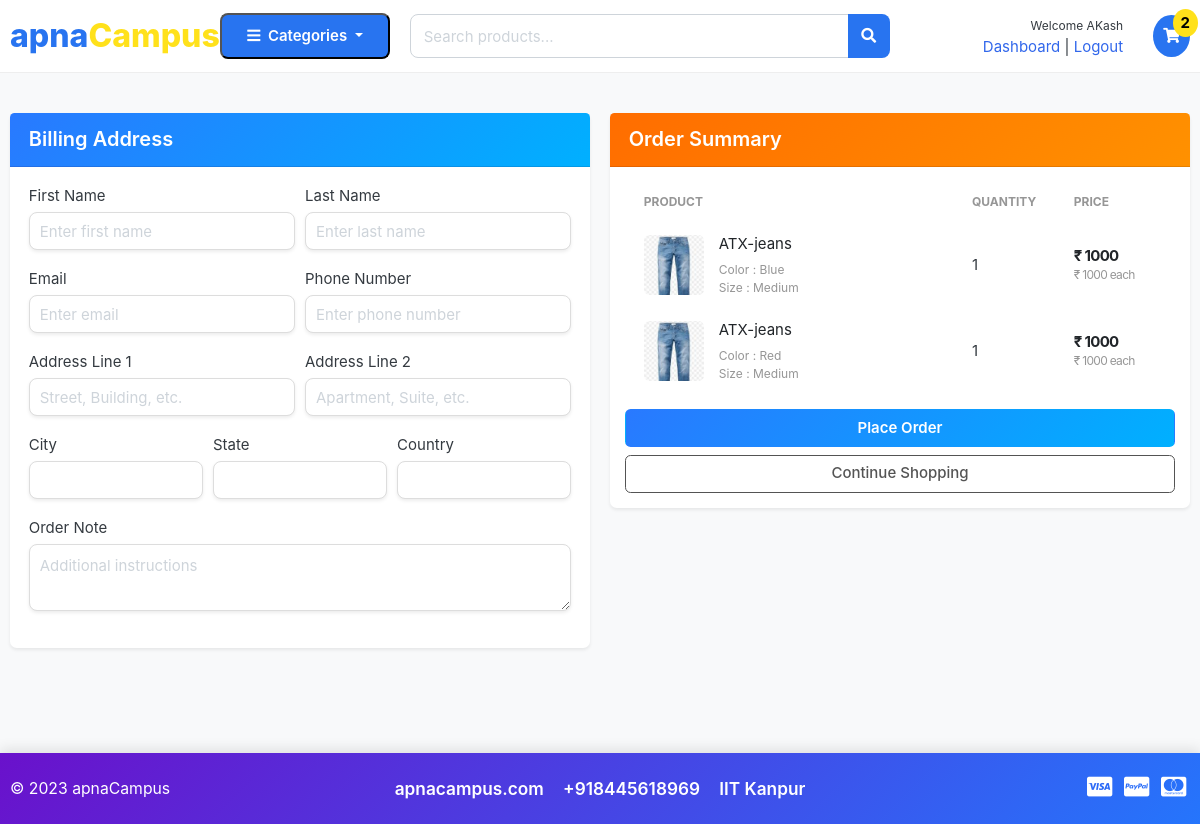
/cart/checkout/ (signed in), run on the app's committed database.
### accounts/models.py (models this page shows, shortened)
class Account(AbstractBaseUser):
    first_name  = models.CharField(max_length =50)
    last_name   = models.CharField(max_length =50)
    username    = models.CharField(max_length =50, unique =True)
    email       = models.EmailField(max_length=100,unique = True)
    phone_number = models.CharField(max_length =50)
    date_joined = models.DateTimeField(auto_now_add =True)
    last_login = models.DateTimeField(auto_now_add = True)
    is_admin = models.BooleanField(default = False)
    is_staff = models.BooleanField(default = False)
    is_active = models.BooleanField(default = False)
    is_superadmin = models.BooleanField(default = False)
    USERNAME_FIELD = 'email'
    REQUIRED_FIELDS =['username','first_name','last_name']
    objects = MyAccountManager()

### carts/models.py (models this page shows, shortened)
class CartItem(models.Model):
    user=models.ForeignKey(Account, on_delete=models.CASCADE, null=True)
    product = models.ForeignKey(Product, on_delete=models.CASCADE)
    variations=models.ManyToManyField(Variation, blank= True)
    cart = models.ForeignKey(Cart, on_delete=models.CASCADE, null=True)
    quantity = models.IntegerField()
    is_active = models.BooleanField(default = True)
    def sub_total(self):
        return self.product.price * self.quantity

### store/models.py (models this page shows, shortened)
class Product(models.Model):
    product_name   = models.CharField(max_length =200, unique =True)
    slug           = models.SlugField(max_length=200,unique = True)
    description    = models.TextField(max_length = 500, blank = True)
    price          = models.IntegerField()
    images         = models.ImageField(upload_to='photos/products')
    stock          = models.IntegerField()
    is_available   = models.BooleanField(default = True)
    category       = models.ForeignKey(Category, on_delete=models.CASCADE)
    created_date   = models.DateTimeField(auto_now_add = True)
    modified_date  = models.DateTimeField(auto_now =True)
    def get_url(self):
        return reverse('product_detail',args =[self.category.slug, self.slug ])

class Variation(models.Model):
    product = models.ForeignKey(Product, on_delete=models.CASCADE)
    variation_category = models.CharField(max_length = 100, choices = variation_category_choice)
    variation_value = models.CharField(max_length =100)
    is_active = models.BooleanField(default = True)
    created_date = models.DateTimeField(auto_now=True)
    objects = VariationManager()

### carts/views.py (the view)
# urls.py: path('checkout/', views.checkout, name ='checkout'),
@login_required(login_url ='login')
def checkout(request,total= 0, quantity=0, cart_item=None):
    try:
        tax = 0
        grand_total = 0
        cart_items = []
        if request.user.is_authenticated:
            cart_items = CartItem.objects.filter(user=request.user, is_active = True)
        else:
            cart_items = []
            cart = Cart.objects.get(cart_id = _cart_id(request))
        for cart_item in cart_items:
            total += (cart_item.product.price * cart_item.quantity)
            quantity += cart_item.quantity
        tax = (2 * total) / 100
        grand_total = total + tax
    except ObjectDoesNotExist:
        pass # just ignore
    context = {
        'total' : total,
        'quantity' : quantity,
        'cart_items' : cart_items,
        'tax' : tax,
        'grand_total':grand_total,
    }
    return render(request, 'store/checkout.html', context)

### carts/context_processors.py (called while the page is built)
def counter(request):
    cart_count = 0
    if 'admin' in request.path:
        return {}
    else:
        try:
            cart = Cart.objects.filter(cart_id =_cart_id(request))
            if request.user.is_authenticated:
                cart_items = CartItem.objects.all().filter(user=request.user)
            else:
                cart_items = CartItem.objects.all().filter(cart=cart[:1])
            for cart_item in cart_items:
                cart_count += cart_item.quantity
        except Cart.DoesNotExist:
            cart_count = 0
    return dict(cart_count = cart_count)

### carts/views.py (called while the page is built)
def _cart_id(request):   #private function
    cart = request.session.session_key
    if not cart:
        cart = request.session.create()
    return cart

### category/context_processors.py (called while the page is built)
def menu_links(request):
    links = Category.objects.all()
    return dict(links=links)

### category/models.py (called while the page is built)
    def get_url(self):
             return reverse('product_by_category', args =[self.slug])

### templates/store/checkout.html (shortened to what this page needs)
{% extends 'base.html' %}
{% load static %}
{% block content %}
<section class="section-content padding-y bg" style="min-height: 85vh;">
<div class="container">
<div class="row">
    <aside class="col-lg-6 mb-4">
        <div class="card shadow-sm border-0 rounded-lg">
            <div class="card-header text-white" style="background: linear-gradient(135deg, #2979ff, #00b0ff); font-size: 20px; font-weight: 600;">
                Billing Address
            </div>
            <div class="card-body">
                <form action="{% url 'place_order' %}" method="POST">
                    <div class="form-row">
                        <div class="col form-group">
                            <label>First Name</label>
                            <input type="text" name="first_name" class="form-control shadow-sm" placeholder="Enter first name" required>
                        </div>
                        <div class="col form-group">
                            <label>Last Name</label>
                            <input type="text" name="last_name" class="form-control shadow-sm" placeholder="Enter last name" required>
                        </div>
                    </div>
                    <div class="form-row">
                        <div class="col form-group">
                            <label>Email</label>
                            <input type="email" name="email" class="form-control shadow-sm" placeholder="Enter email" required>
                        </div>
                        <div class="col form-group">
                            <label>Phone Number</label>
                            <input type="text" name="phone" class="form-control shadow-sm" placeholder="Enter phone number" required>
                        </div>
                    </div>
                    <div class="form-row">
                        <div class="col form-group">
                            <label>Address Line 1</label>
                            <input type="text" name="address_line_1" class="form-control shadow-sm" placeholder="Street, Building, etc." required>
                        </div>
                        <div class="col form-group">
                            <label>Address Line 2</label>
                            <input type="text" name="address_line_2" class="form-control shadow-sm" placeholder="Apartment, Suite, etc.">
                        </div>
                    </div>
                    <div class="form-row">
                        <div class="col form-group">
                            <label>City</label>
                            <input type="text" name="city" class="form-control shadow-sm" required>
                        </div>
                        <div class="col form-group">
                            <label>State</label>
                            <input type="text" name="state" class="form-control shadow-sm" required>
                        </div>
                        <div class="col form-group">
                            <label>Country</label>
                            <input type="text" name="country" class="form-control shadow-sm" required>
                        </div>
                    </div>
                    <div class="form-group">
                        <label>Order Note</label>
                        <textarea name="order_note" rows="2" class="form-control shadow-sm" placeholder="Additional instructions"></textarea>
                    </div>
            </div>
        </div>
    </aside>
    <aside class="col-lg-6 mb-4">
        <div class="card shadow-sm border-0 rounded-lg">
            <div class="card-header text-white" style="background: linear-gradient(135deg, #ff6d00, #ff9100); font-size: 20px; font-weight: 600;">
                Order Summary
            </div>
            <div class="card-body p-3">
                <table class="table table-borderless table-shopping-cart mb-3">
                    <thead class="text-muted small text-uppercase">
                        <tr>
                            <th scope="col">Product</th>
                            <th scope="col" width="100">Quantity</th>
                            <th scope="col" width="120">Price</th>
                        </tr>
                    </thead>
                    <tbody>
                        {% for cart_item in cart_items %}
                        <tr>
                            <td>
                                <figure class="itemside align-items-center">
                                    <div class="aside"><img src="{{ cart_item.product.images.url }}" class="img-sm rounded"></div>
                                    <figcaption class="info">
                                        <a href="{{ cart_item.product.get_url }}" class="title text-dark">{{ cart_item.product.product_name }}</a>
                                        <p class="text-muted small">
                                            {% if cart_item.variations.all %}
                                                {% for item in cart_item.variations.all %}
                                                    {{ item.variation_category | capfirst }} : {{ item.variation_value | capfirst }} <br>
                                                {% endfor %}
                                            {% endif %}
                                        </p>
                                    </figcaption>
                                </figure>
                            </td>
                            <td>{{ cart_item.quantity }}</td>
                            <td>
                                <div class="price-wrap">
                                    <var class="price">₹ {{ cart_item.sub_total }}</var>
                                    <small class="text-muted">₹ {{ cart_item.product.price }} each</small>
                                </div>
                            </td>
                        </tr>
                        {% endfor %}
                    </tbody>
                </table>
                <button type="submit" name="submit" class="btn btn-gradient-primary btn-block mb-2" style="background: linear-gradient(135deg, #2979ff, #00b0ff); color:white; font-weight:600;">Place Order</button>
                <a href="{% url 'store' %}" class="btn btn-outline-secondary btn-block">Continue Shopping</a>
            </div>
        </div>
    </aside>
</div>
</div>
</section>
{% endblock %}

### templates/includes/navbar.html (shortened to what this page needs)
{% load static %}
<header class="section-header">
<section class="header-main">
    <div class="container">
        <div class="row align-items-center">
            <div class="col-lg-2 col-6 d-flex align-items-center logo-col">
                <a href="{% url 'home' %}">
                    <span class="apna-logo">apna<span class="campus-yellow">Campus</span></span>
                </a>
            </div>
            <div class="col-lg-2 col-6 d-flex align-items-center cat-col">
                <div class="dropdown w-100">
                    <button class="category-btn dropdown-toggle w-100" data-toggle="dropdown">
                        <i class="fa fa-bars mr-1"></i> Categories
                    </button>
                </div>
            </div>
            <div class="col-lg-5 col-12 mt-3 mt-lg-0">
                <form action="{% url 'search' %}" method="GET">
                    <div class="input-group">
                        <input type="text" name="keyword" class="form-control search-input" placeholder="Search products...">
                        <div class="input-group-append">
                            <button class="btn search-btn"><i class="fa fa-search"></i></button>
                        </div>
                    </div>
                </form>
            </div>
            <div class="col-lg-3 col-12 mt-3 mt-lg-0">
                <div class="d-flex justify-content-end align-items-center">
                    {% if user.id %}
                        <div class="mr-3 text-right">
                            <small>Welcome {{ user.first_name }}</small><br>
                            <a href="{% url 'dashboard' %}">Dashboard</a> |
                            <a href="{% url 'logout' %}">Logout</a>
                        </div>
                    {% else %}
                        <div class="mr-3 text-right">
                            <small>Welcome Guest!</small><br>
                            <a href="{% url 'login' %}">Sign in</a> |
                            <a href="{% url 'register' %}">Register</a>
                        </div>
                    {% endif %}
                    <a href="{% url 'cart' %}" class="position-relative ml-3">
                        <div class="cart-icon"><i class="fa fa-shopping-cart"></i></div>
                        <span class="cart-badge">{{ cart_count }}</span>
                    </a>
                </div>
            </div>
        </div>
    </div>
</section>
</header>

### static/css/ui.css (style rules this page uses)
html { font-family: "Inter", sans-serif; font-size: 15px; }
.price-wrap { letter-spacing: -0.7px; }
.img-xs, .img-sm, .img-md, .img-lg { -o-object-fit: cover; object-fit: cover; flex-shrink: 0; flex-grow: 0; }
.img-sm { width: 80px; height: 80px; }
.padding-y { padding-top: 40px; padding-bottom: 40px; }
var { font-style: normal; }
figure { margin-bottom: 0; }
article:after, .form-group:after { display: block; clear: both; content: ""; }
.bg { background-color: #f8f9fa; }
p:last-child { margin-bottom: 0; }
.header-main { position: relative; padding-top: 1rem; padding-bottom: 1rem; }
.itemside { position: relative; display: flex; width: 100%; }
.itemside .aside { position: relative; flex-shrink: 0; }
.itemside .info { padding-left: 15px; padding-right: 7px; }
.itemside p { margin-bottom: 0; }
.itemside .title { display: block; margin-bottom: 5px; color: #212529; }
.price { font-weight: 600; color: #212529; }
.table-shopping-cart.table td, .table-shopping-cart.table th { padding-left: 1.25rem; padding-right: 1.25rem; }
.table-shopping-cart .price-wrap { line-height: 1.2; }
.table-shopping-cart .price { font-weight: bold; margin-right: 5px; display: block; }

### templates/includes/navbar.html (style rules this page uses)
:root { --fp-blue: #2874F0; --fp-yellow: #FFE11B; }
.header-main { padding: 12px 0; background: #fff; border-bottom: 1px solid #eee; }
.apna-logo { font-size: 32px; font-weight: 800; color: var(--fp-blue); white-space: nowrap; display: inline-block; }
.campus-yellow { color: var(--fp-yellow); }
.category-btn { background: var(--fp-blue); color: white; border-radius: 8px; padding: 10px 18px; font-weight: 600; white-space: nowrap; }
.search-input { height: 44px; border-radius: 8px 0 0 8px; }
.search-btn { height: 44px; background: var(--fp-blue); color: white; border-radius: 0 8px 8px 0; }
.cart-icon { background: var(--fp-blue); color: white; padding: 10px; border-radius: 50%; }
.cart-badge { background: var(--fp-yellow); color: black; font-weight: bold; position: absolute; top: -6px; right: -8px; padding: 3px 8px; border-radius: 50%; }
.logo-col { padding-right: 20px !important; }
.cat-col { padding-left: 20px !important; }

### templates/store/checkout.html (style rules this page uses)
.card-body .form-control { border-radius: 8px; border: 1px solid #ddd; padding: 10px; transition: all 0.3s ease; }
.img-sm { width: 60px; height: 60px; object-fit: cover; }
.table-shopping-cart th, .table-shopping-cart td { vertical-align: middle; }

### data on the page
Account: first_name "AKash"
CartItem: product.images (picture), product.product_name "ATX-jeans", quantity "1", sub_total "1000", product.price "1000"
Variation: variation_category "Color", variation_value "Blue"
Variation: variation_category "Size", variation_value "Medium"
CartItem: product.images (picture), product.product_name "ATX-jeans", quantity "1", sub_total "1000", product.price "1000"
Variation: variation_category "Color", variation_value "Red"

### other printed values
{{ cart_count }} "2"
